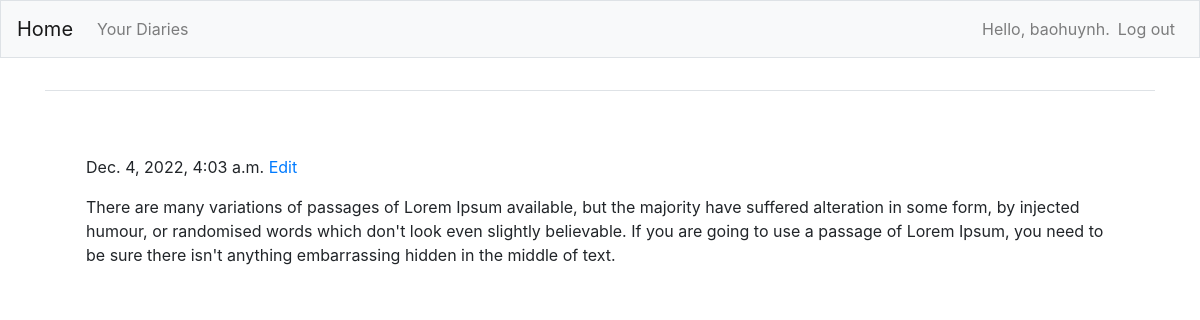
The page /topics/1/ (signed in) on the database its author committed.
### thingTodo/models.py (models this page shows, shortened)
class Topic(models.Model):
    text = models.TextField()
    date_added = models.DateTimeField(auto_now_add=True)
    owner = models.ForeignKey(User, on_delete=models.CASCADE)

### thingTodo/views.py (the view)
# urls.py: path("topics/<int:topic_id>/", views.topic, name="topic"),
@login_required
def topic(request, topic_id):
    topic = Topic.objects.get(id=topic_id)
    if topic.owner != request.user:
        raise Http404
    context = {'topic': topic}
    return render(request, "thingTodo/topic.html", context)

### thingTodo/templates/thingTodo/topic.html (shortened to what this page needs)
{% extends "thingTodo/base.html" %}
{% block content %}
<div class="row p-5">
        <div class="p-2">
            <span>{{ topic.date_added }}</span>
            <a href="{% url 'thingTodo:edit_topic' topic.id %}">Edit</a>
            <p class="tired">{{ topic.text|linebreaks }}</p>
        </div>
</div>
{% endblock content %}

### thingTodo/templates/thingTodo/base.html (shortened to what this page needs)
{% load bootstrap4 %}
{% load static %}
<!DOCTYPE html>
<html lang="en">
    <head>
        <link href="{% static 'fontawesomefree/css/all.min.css' %}" rel="stylesheet" type="text/css">
        {% bootstrap_css %}
    </head>
    <body>
        <nav class="navbar navbar-expand-md navbar-light bg-light mb-4 border">
            <a class="navbar-brand" href="{% url 'thingTodo:index' %}">
                Home</a>
            <div class="collapse navbar-collapse" id="navbarCollapse">
                <ul class="navbar-nav mr-auto">
                    <li class="nav-item">
                        <a class="nav-link" href="{% url 'thingTodo:topics'%}">
                            Your Diaries</a></li>
                </ul>
                <ul class="navbar-nav ml-auto">
                    {% if user.is_authenticated %}
                        <li class="nav-item">
                            <span class="navbar-text">Hello, {{ user.username }}.</span>
                        </li>
                        <li class="nav-item">
                            <a class="nav-link" href="{% url 'users:logout' %}">Log out</a>
                        </li>
                    {% else %}
                        <li class="nav-item">
                            <a class="nav-link" href="{% url 'users:register' %}">Register</a>
                        </li>
                        <li class="nav-item">
                            <a class="nav-link" href="{% url 'users:login' %}">Log in</a></li>
                    {% endif %}
                </ul>
            </div>
        </nav>
        <main role="main" class="container">
            <div class="pb-2 mb-2 border-bottom">
            </div>
            <div>
                {% block content %}{% endblock content %}
            </div>
        </main>
    </body>
</html>

### rows shown on the page
Topic: date_added "Dec. 4, 2022, 4:03 a.m.", text "There are many variations of passages of Lorem Ipsum available, but the majority have suffered alteration in some form, by injected humour, or randomised words which don't look even slightly believable. If you are going to use a passage of Lorem Ipsum, you need to be sure there isn't anything embarrassing hidden in the middle of text."

### other values the page prints
{{ user.username }} "baohuynh"
